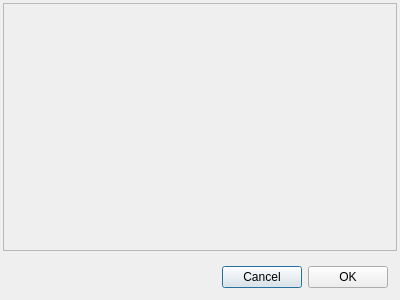
<?xml version="1.0" encoding="UTF-8"?>
<ui version="4.0">
 <class>CDbOwnModelSetFormDialog</class>
 <widget class="QDialog" name="CDbOwnModelSetFormDialog">
  <property name="geometry">
   <rect>
    <x>0</x>
    <y>0</y>
    <width>400</width>
    <height>300</height>
   </rect>
  </property>
  <property name="windowTitle">
   <string>Create a model set</string>
  </property>
  <layout class="QVBoxLayout" name="vl_OwnModelSetDialog">
   <property name="leftMargin">
    <number>3</number>
   </property>
   <property name="topMargin">
    <number>3</number>
   </property>
   <property name="rightMargin">
    <number>3</number>
   </property>
   <property name="bottomMargin">
    <number>3</number>
   </property>
   <item>
    <widget class="BlackGui::Editors::COwnModelSetForm" name="form_OwnModelSet">
     <property name="sizePolicy">
      <sizepolicy hsizetype="Preferred" vsizetype="Expanding">
       <horstretch>0</horstretch>
       <verstretch>0</verstretch>
      </sizepolicy>
     </property>
     <property name="frameShape">
      <enum>QFrame::StyledPanel</enum>
     </property>
     <property name="frameShadow">
      <enum>QFrame::Raised</enum>
     </property>
    </widget>
   </item>
   <item>
    <widget class="QWidget" name="wi_Buttons" native="true">
     <layout class="QHBoxLayout" name="horizontalLayout">
      <item>
       <spacer name="hs_Buttons">
        <property name="orientation">
         <enum>Qt::Horizontal</enum>
        </property>
        <property name="sizeHint" stdset="0">
         <size>
          <width>40</width>
          <height>20</height>
         </size>
        </property>
       </spacer>
      </item>
      <item>
       <widget class="QPushButton" name="pb_Cancel">
        <property name="text">
         <string>Cancel</string>
        </property>
       </widget>
      </item>
      <item>
       <widget class="QPushButton" name="pb_Ok">
        <property name="text">
         <string>OK</string>
        </property>
       </widget>
      </item>
     </layout>
    </widget>
   </item>
  </layout>
 </widget>
 <customwidgets>
  <customwidget>
   <class>BlackGui::Editors::COwnModelSetForm</class>
   <extends>QFrame</extends>
   <header>blackgui/editors/ownmodelsetform.h</header>
   <container>1</container>
  </customwidget>
 </customwidgets>
 <resources/>
 <connections/>
</ui>
